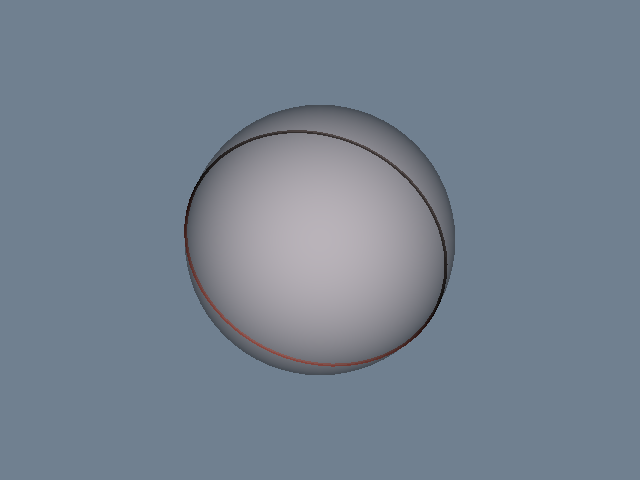

Recreate this plot in Python.
#!/usr/bin/env python

# Demonstrate vtkPlaneCutter to slice a sphere with a plane, producing a
# colored cross-section.

# Factory overrides: importing these modules registers the OpenGL rendering
# and interaction style implementations for vtkRenderingCore factory classes.
import vtkmodules.vtkInteractionStyle  # noqa: F401
import vtkmodules.vtkRenderingOpenGL2  # noqa: F401
# VTK pipeline classes used in this example
from vtkmodules.vtkCommonDataModel import vtkPlane
from vtkmodules.vtkFiltersCore import vtkPlaneCutter
from vtkmodules.vtkFiltersSources import vtkSphereSource
from vtkmodules.vtkRenderingCore import (
    vtkActor,
    vtkPolyDataMapper,
    vtkRenderWindow,
    vtkRenderWindowInteractor,
    vtkRenderer,
)

# Colors (normalized RGB)
tomato_rgb = (0.980, 0.502, 0.447)
misty_rose_rgb = (1.000, 0.894, 0.882)
slate_gray_rgb = (0.439, 0.502, 0.565)

# Source: high-resolution sphere
sphere_source = vtkSphereSource()
sphere_source.SetPhiResolution(64)
sphere_source.SetThetaResolution(64)

# Plane: cuts through the center
cut_plane = vtkPlane()
cut_plane.SetOrigin(0, 0, 0)
cut_plane.SetNormal(0.3, 0.6, 1)

# Filter: cut the sphere with the plane
plane_cutter = vtkPlaneCutter()
plane_cutter.SetInputConnection(sphere_source.GetOutputPort())
plane_cutter.SetPlane(cut_plane)

# Mapper: map the cut cross-section to graphics primitives
cut_mapper = vtkPolyDataMapper()
cut_mapper.SetInputConnection(plane_cutter.GetOutputPort())

# Actor: assign the cut geometry
cut_actor = vtkActor()
cut_actor.SetMapper(cut_mapper)
cut_actor.GetProperty().SetColor(tomato_rgb)
cut_actor.GetProperty().SetLineWidth(3)

# Mapper: map the sphere to graphics primitives
sphere_mapper = vtkPolyDataMapper()
sphere_mapper.SetInputConnection(sphere_source.GetOutputPort())

# Actor: translucent wireframe context
sphere_actor = vtkActor()
sphere_actor.SetMapper(sphere_mapper)
sphere_actor.GetProperty().SetColor(misty_rose_rgb)
sphere_actor.GetProperty().SetOpacity(0.3)

# Renderer: assemble the scene
renderer = vtkRenderer()
renderer.AddActor(sphere_actor)
renderer.AddActor(cut_actor)
renderer.SetBackground(slate_gray_rgb)

# Render window: display the rendered scene
render_window = vtkRenderWindow()
render_window.AddRenderer(renderer)
render_window.SetWindowName("plane cutter")
render_window.SetMultiSamples(0)
render_window.SetSize(640, 480)

# Interactor: handle mouse and keyboard events
render_window_interactor = vtkRenderWindowInteractor()
render_window_interactor.SetRenderWindow(render_window)

# Scene: configure the camera
renderer.ResetCamera()

# Start: launch the interactive visualization
render_window_interactor.Initialize()
render_window_interactor.Start()
